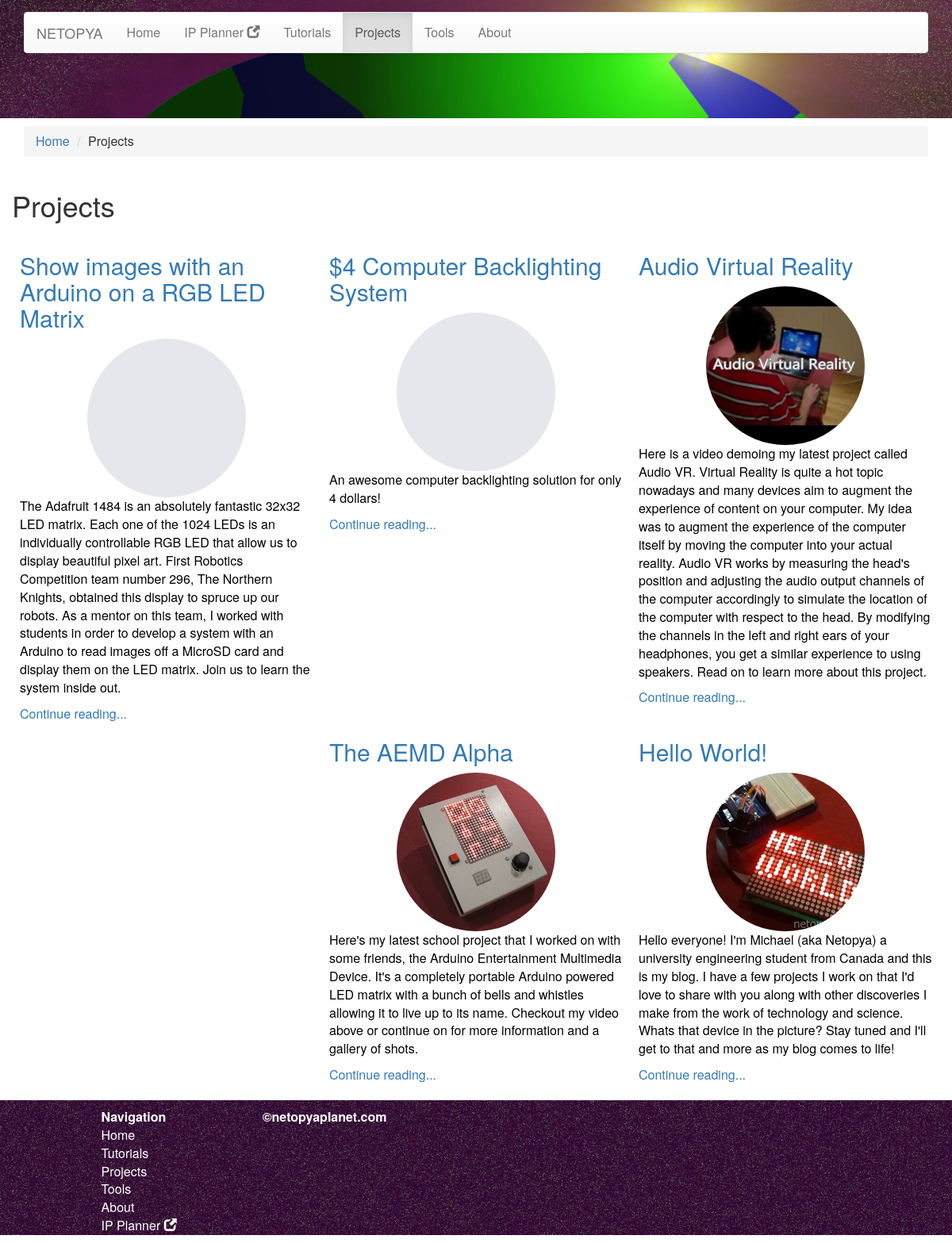
Page /netopyaplanet/projects.php on the committed database.
### tables this page shows
CREATE TABLE `articles` (
  `id` int(10) NOT NULL,
  `title` varchar(1000) NOT NULL,
  `user_id` int(10) NOT NULL,
  `timestamp` timestamp NOT NULL DEFAULT current_timestamp(),
  `overfold_content` mediumtext NOT NULL,
  `content` mediumtext NOT NULL,
  `ogimage_url` varchar(1000) NOT NULL,
  `ogdescription` mediumtext NOT NULL,
  `gallery_id` int(11) NOT NULL,
  `tag` varchar(5) NOT NULL,
  `feature_clip` varchar(500) NOT NULL
);

### netopyaplanet/projects.php (the view, shortened to what this page needs)
<?php
	$tab_number = 3;
?>
<html lang="en">
  <head>
	<link rel="stylesheet" href="bootstrap/css/bootstrap.min.css">
	<link rel="stylesheet" href="bootstrap/css/bootstrap-theme.min.css">
	<link rel="stylesheet" href="css/bootstrap.override.css">
	<link rel="stylesheet" href="css/stylesheet.css">
  </head>
  <body>
	<?php include("php/navbar.php"); ?>
	<div id="smalltopnavback"></div>
	<div class="container marketing">
		<div class="row">
			<div class="col-lg-12">
				<ol class="breadcrumb">
				  <li><a href="index.php">Home</a></li>
				  <li>Projects</li>
				</ol>
			</div>
		</div>
		<div class="row">
			<div class="col-lg-12">
			</div>
		</div>
		<div class="row">
			<h1>Projects</h1>
		</div>
		<div class="row">
			<?php
				$result = mysqli_query($con,"SELECT * FROM articles WHERE tag LIKE 'PROJ' ORDER BY timestamp DESC");
				while($row = mysqli_fetch_array($result))
				{
					?>
					<div class="col-md-4 col-sm-6">
						<div class="feature_clip">
							<div class="row">
								<a href="article.php?id=<?php echo $row['id']; ?>"><h2><?php echo $row['title']; ?></h2></a>
							</div>
							<div class="row">
								<a href="article.php?id=<?php echo $row['id']; ?>">
									<div class="circleimage" style="background-image:url('<?php echo $row['feature_clip']; ?>');">
									</div>
								</a>
							</div>
							<div class="row">
								<a href="article.php?id=<?php echo $row['id']; ?>">
									<p class="linked_description"><?php echo $row['ogdescription']; ?></p>
								</a>
							</div>
							<div class="row">
								<a href="article.php?id=<?php echo $row['id']; ?>">Continue reading...</a>
							</div>
						</div>
					</div>
					<?php
				}
			?>
		</div>
	</div>
	<?php include("php/footer.php"); ?>
  </body>
</html>

### netopyaplanet/php/navbar.php (shortened to what this page needs)
<div class="navbar-wrapper">
	<div class="container">
		<nav class="navbar navbar-default">
		  <div class="container-fluid">
			<div class="navbar-header">
			  <a class="navbar-brand" href="index.php">NETOPYA</a>
			</div>
			<div class="collapse navbar-collapse" id="bs-example-navbar-collapse-1">
			  <ul class="nav navbar-nav">
				<li <?php if($tab_number == 1){ echo 'class="active"';} ?>><a href="index.php">Home</a></li>
				<li <?php if($tab_number == -1){ echo 'class="active"';} ?>><a href="ipplanner/">IP Planner <span class="glyphicon glyphicon-new-window" aria-hidden="true"></span></a></li>
				<li <?php if($tab_number == 2){ echo 'class="active"';} ?>><a href="tutorials.php">Tutorials</a></li>
				<li <?php if($tab_number == 3){ echo 'class="active"';} ?>><a href="projects.php">Projects</a></li>
				<li <?php if($tab_number == 4){ echo 'class="active"';} ?>><a href="tools.php">Tools</a></li>
				<li <?php if($tab_number == 5){ echo 'class="active"';} ?>><a href="about.php">About</a></li>
			  </ul>
			</div>
		  </div>
		</nav>
	</div>
</div>

### netopyaplanet/php/footer.php
<div id="footerbottom">
	<div class="container marketing">
		<div class="row">
			<div class="col-lg-offset-1 col-lg-2 col-xs-4">
				<strong>Navigation</strong>
				<ul class="list-unstyled">
				  <li><a href="index.php">Home</a></li>
				  <li><a href="tutorials.php">Tutorials</a></li>
				  <li><a href="projects.php">Projects</a></li>
				  <li><a href="tools.php">Tools</a></li>
				  <li><a href="about.php">About</a></li>
				  <li><a href="ipplanner/">IP Planner <span class="glyphicon glyphicon-new-window" aria-hidden="true"></span></a></li>
				</ul>
			</div>
			<div class="col-xs-2 text-right">
				<strong>&copy;netopyaplanet.com</strong>
			</div>
		</div>
	</div>
</div>

### netopyaplanet/css/stylesheet.css (style rules this page uses)
.navbar-wrapper { position:absolute; top:0; left:0; right:0; z-index:20; padding-top:15px; }
#smalltopnavback { background-image:url("../bootimages/smallnavback.jpg"); background-repeat:no-repeat; background-size:cover; height:149px; background-position: center top; }
#footerbottom { background-image:url("../bootimages/footer2.jpg"); background-repeat:no-repeat; background-size:cover; height:170px; background-position: center top; padding-top:10px; margin-top:10px; }
#footerbottom a, #footerbottom strong { color:white; }
.breadcrumb { margin-top: 10px; }
.circleimage { display: block; width: 200px; height: 200px; background: #E6E7ED; -moz-border-radius: 100px; -webkit-border-radius: 100px; background-position:50% 50%; background-repeat:no-repeat; background-size:cover; margin-left:auto; margin-right:auto; }
.linked_description { color:black; }
.feature_clip { padding:10px; }

### rows in the picture
articles: title "Show images with an Arduino on a RGB LED Matrix", ogdescription "The Adafruit 1484 is an absolutely fantastic 32x32 LED matrix. Each one of the 1024 LEDs is an individually controllable RGB LED that allow us to display beautiful pixel art. First Robotics Competition team number 296, The Northern Knights, obtained this display to spruce up our robots. As a mentor on this team, I worked with students in order to develop a system with an Arduino to read images off a MicroSD card and display them on the LED matrix. Join us to learn the system inside out."
articles: title "$4 Computer Backlighting System", ogdescription "An awesome computer backlighting solution for only 4 dollars!"
articles: title "Audio Virtual Reality", ogdescription "Here is a video demoing my latest project called Audio VR. Virtual Reality is quite a hot topic nowadays and many devices aim to augment the experience of content on your computer. My idea was to augment the experience of the computer itself by moving the computer into your actual reality. Audio VR works by measuring the head's position and adjusting the audio output channels of the computer accordingly to simulate the location of the computer with respect to the head. By modifying the channels in the left and right ears of your headphones, you get a similar experience to using speakers. Read on to learn more about this project."
articles: title "The AEMD Alpha", feature_clip (picture), ogdescription "Here's my latest school project that I worked on with some friends, the Arduino Entertainment Multimedia Device. It's a completely portable Arduino powered LED matrix with a bunch of bells and whistles allowing it to live up to its name. Checkout my video above or continue on for more information and a gallery of shots."
articles: title "Hello World!", feature_clip (picture), ogdescription "Hello everyone! I'm Michael (aka Netopya) a university engineering student from Canada and this is my blog. I have a few projects I work on that I'd love to share with you along with other discoveries I make from the work of technology and science. Whats that device in the picture? Stay tuned and I'll get to that and more as my blog comes to life!"
